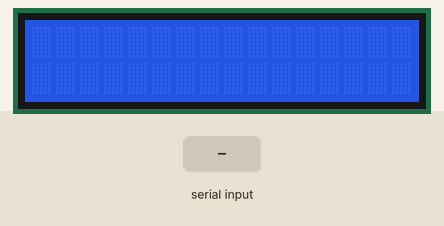
This sketch was run on a simulated Arduino Uno, built with avr-gcc and run on an emulated ATmega328P. Shown: 16×2 character LCD. The inputs (shaded band) are chosen by the test bench.

Above: at 1.2 s.
1.3 s: "1" received over Serial
At 3.4 s:
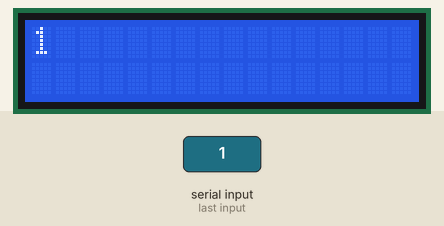
4.3 s: "0" received over Serial
At 5.6 s:
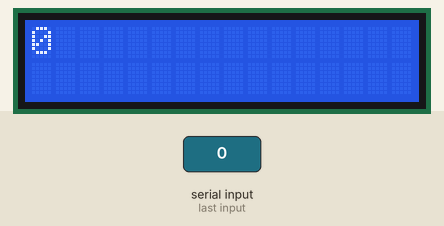
7.3 s: "2" received over Serial
At 9.1 s:
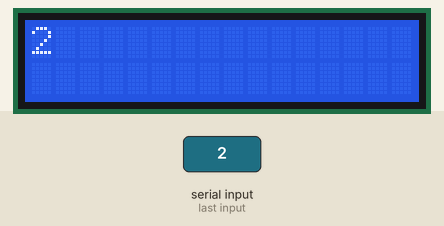
Timing chart, 0 to 10.6 s (numbered marks = the images above; inputs shaded):
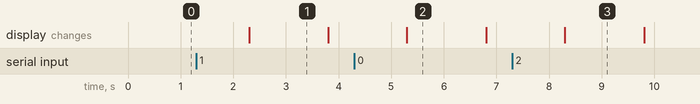

The sketch:

arduino2.ino
```cpp
// code arduino2

#include<string.h>
#include<SoftwareSerial.h>
#include <LiquidCrystal.h>

LiquidCrystal lcd(8, 9, 10, 11, 12, 13);
String distancia;

void setup()
{
  lcd.begin(16,2);
  Serial.begin(9600);
}

void loop()
{
  if(Serial.available())
  {
    distancia = Serial.readString();
    Serial.flush();
    lcd.print(distancia);
    delay(1500);
    lcd.clear();
  }
}
```

Measured:
- after the input at 1.3 s, the display: changes after 1.0 s (image 1)
- after the input at 4.3 s, the display: changes after 1.0 s (image 2)
- after the input at 7.3 s, the display: changes after 1.0 s (image 3)
- what the display in image 1 shows lasts 1.5 s, from 2.3 s to 3.8 s
